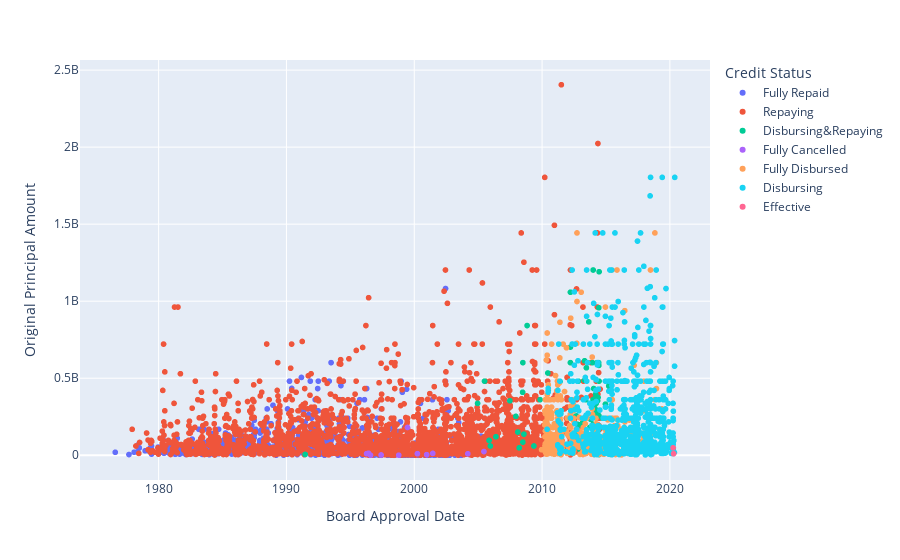

Source (notebook cell):
### Code cell
fig = px.scatter(df, x = df['Board Approval Date'], y=df['Original Principal Amount'], color="Credit Status" )
fig.show()

### Figure 1 — Plotly figure (JSON) as saved in the notebook; plotly's stock layout.template omitted (floating-point values rounded to 4 significant figures; data arrays with more than 128 entries replaced by an {"elided": "..."} marker saying what was removed)
{"data": [{"hovertemplate": "Credit Status=Fully Repaid<br>Board Approval Date=%{x}<br>Original Principal Amount=%{y}<extra></extra>", "legendgroup": "Fully Repaid", "marker": {"color": "#636efa", "symbol": "circle"}, "mode": "markers", "name": "Fully Repaid", "showlegend": true, "type": "scattergl", "x": {"elided": "1281 str values"}, "xaxis": "x", "y": {"elided": "1281 float values"}, "yaxis": "y"}, {"hovertemplate": "Credit Status=Repaying<br>Board Approval Date=%{x}<br>Original Principal Amount=%{y}<extra></extra>", "legendgroup": "Repaying", "marker": {"color": "#EF553B", "symbol": "circle"}, "mode": "markers", "name": "Repaying", "showlegend": true, "type": "scattergl", "x": {"elided": "2832 str values"}, "xaxis": "x", "y": {"elided": "2832 float values"}, "yaxis": "y"}, {"hovertemplate": "Credit Status=Disbursing&Repaying<br>Board Approval Date=%{x}<br>Original Principal Amount=%{y}<extra></extra>", "legendgroup": "Disbursing&Repaying", "marker": {"color": "#00cc96", "symbol": "circle"}, "mode": "markers", "name": "Disbursing&Repaying", "showlegend": true, "type": "scattergl", "x": ["1991-06-19", "2004-12-14", "2005-07-01", "2005-11-08", "2005-12-15", "2006-05-23", "2007-06-26", "2007-12-13", "2008-02-07", "2008-03-18", "2008-06-24", "2008-06-30", "2008-07-01", "2008-07-31", "2008-10-30", "2009-05-12", "2009-11-05", "2010-04-29", "2010-06-15", "2010-06-29", "2011-04-21", "2011-05-31", "2012-03-20", "2012-03-20", "2012-03-22", "2012-03-27", "2012-09-06", "2012-05-01", "2012-05-03", "2012-09-06", "2012-09-27", "2012-11-01", "2012-11-06", "2012-10-25", "2012-12-13", "2012-12-13", "2012-12-13", "2013-01-24", "2013-02-21", "2013-04-02", "2013-03-27", "2013-03-07", "2013-04-26", "2013-05-01", "2013-04-26", "2013-05-09", "2013-09-26", "2013-05-31", "2013-05-31", "2013-06-05", "2013-06-20", "2013-08-28", "2013-09-17", "2013-10-22", "2013-10-22", "2013-11-27", "2013-12-27", "2013-12-12", "2013-12-30", "2013-12-30", "2014-01-15", "2014-03-31", "2014-03-12", "2014-02-20", "2014-03-13", "2014-03-13", "2014-03-24", "2014-02-19", "2014-03-26", "2014-03-27", "2014-02-28", "2014-04-15", "2014-04-18", "2014-04-22", "2014-04-15", "2014-06-12", "2014-05-05", "2014-05-06", "2014-05-13", "2014-05-16", "2014-05-20", "2014-05-23", "2014-05-14", "2014-05-15", "2014-05-20", "2014-05-22", "2014-05-22", "2014-06-04", "2014-06-04", "2014-06-05", "2014-06-06", "2014-06-06", "2014-06-06", "2014-06-06", "2014-06-12", "2014-07-07", "2014-06-10", "2014-06-09", "2014-06-20", "2014-06-20", "2014-06-19", "2014-06-18", "2014-07-11", "2014-06-17", "2014-06-23", "2014-09-25", "2014-08-29", "2014-03-13", "2014-09-16", "2014-12-16", "2015-01-28", "2015-03-20", "2015-04-10", "2018-06-28"], "xaxis": "x", "y": [4997000.0, 336700000.0, 481000000.0, 96200000.0, 60120000.0, 120200000.0, 353500000.0, 252500000.0, 150600000.0, 48100000.0, 408800000.0, 84900000.0, 601200000.0, 137100000.0, 841700000.0, 60120000.0, 360700000.0, 60120000.0, 533800000.0, 420900000.0, 98600000.0, 478600000.0, 1058000000.0, 601200000.0, 702300000.0, 262100000.0, 144300000.0, 43290000.0, 96200000.0, 254900000.0, 202000000.0, 481000000.0, 72150000.0, 82010000.0, 197200000.0, 72150000.0, 36070000.0, 96200000.0, 17560000.0, 16830000.0, 84170000.0, 223700000.0, 487000000.0, 613300000.0, 240500000.0, 88980000.0, 180400000.0, 240500000.0, 360700000.0, 14430000.0, 567600000.0, 865800000.0, 24050000.0, 60120000.0, 233300000.0, 60120000.0, 360700000.0, 601200000.0, 1202000000.0, 202000000.0, 432900000.0, 291500000.0, 396800000.0, 368000000.0, 36070000.0, 67340000.0, 50990000.0, 304200000.0, 336700000.0, 288600000.0, 72150000.0, 168300000.0, 601200000.0, 264500000.0, 57720000.0, 257300000.0, 353500000.0, 254900000.0, 61330000.0, 57720000.0, 375200000.0, 120200000.0, 13470000.0, 48100000.0, 163500000.0, 69020000.0, 5050000.0, 24050000.0, 28600000.0, 601200000.0, 46660000.0, 59640000.0, 72150000.0, 46900000.0, 583200000.0, 183700000.0, 957400000.0, 11540000.0, 14120000.0, 9139000.0, 1191000000.0, 74550000.0, 36070000.0, 481000000.0, 4810000.0, 240500000.0, 87160000.0, 9620000.0, 36070000.0, 331900000.0, 120200000.0, 449700000.0, 481000000.0, 20040000.0], "yaxis": "y"}, {"hovertemplate": "Credit Status=Fully Cancelled<br>Board Approval Date=%{x}<br>Original Principal Amount=%{y}<extra></extra>", "legendgroup": "Fully Cancelled", "marker": {"color": "#ab63fa", "symbol": "circle"}, "mode": "markers", "name": "Fully Cancelled", "showlegend": true, "type": "scattergl", "x": ["2000-12-21", "2001-06-14", "1996-04-09", "1996-06-04", "1996-07-30", "1997-05-29", "1998-10-15", "1999-06-22", "2000-03-31", "2004-03-11", "2005-06-14"], "xaxis": "x", "y": [3783000.0, 12220000.0, 10350000.0, 13010000.0, 1619.0, 1744000.0, 448700.0, 180400000.0, 10270000.0, 9620000.0, 24050000.0], "yaxis": "y"}, {"hovertemplate": "Credit Status=Fully Disbursed<br>Board Approval Date=%{x}<br>Original Principal Amount=%{y}<extra></extra>", "legendgroup": "Fully Disbursed", "marker": {"color": "#FFA15A", "symbol": "circle"}, "mode": "markers", "name": "Fully Disbursed", "showlegend": true, "type": "scattergl", "x": {"elided": "505 str values"}, "xaxis": "x", "y": {"elided": "505 float values"}, "yaxis": "y"}, {"hovertemplate": "Credit Status=Disbursing<br>Board Approval Date=%{x}<br>Original Principal Amount=%{y}<extra></extra>", "legendgroup": "Disbursing", "marker": {"color": "#19d3f3", "symbol": "circle"}, "mode": "markers", "name": "Disbursing", "showlegend": true, "type": "scattergl", "x": {"elided": "895 str values"}, "xaxis": "x", "y": {"elided": "895 float values"}, "yaxis": "y"}, {"hovertemplate": "Credit Status=Effective<br>Board Approval Date=%{x}<br>Original Principal Amount=%{y}<extra></extra>", "legendgroup": "Effective", "marker": {"color": "#FF6692", "symbol": "circle"}, "mode": "markers", "name": "Effective", "showlegend": true, "type": "scattergl", "x": ["2020-04-02", "2020-04-17"], "xaxis": "x", "y": [48100000.0, 9740000.0], "yaxis": "y"}], "layout": {"legend": {"title": {"text": "Credit Status"}, "tracegroupgap": 0}, "margin": {"t": 60}, "xaxis": {"anchor": "y", "domain": [0, 1], "title": {"text": "Board Approval Date"}}, "yaxis": {"anchor": "x", "domain": [0, 1], "title": {"text": "Original Principal Amount"}}}}
